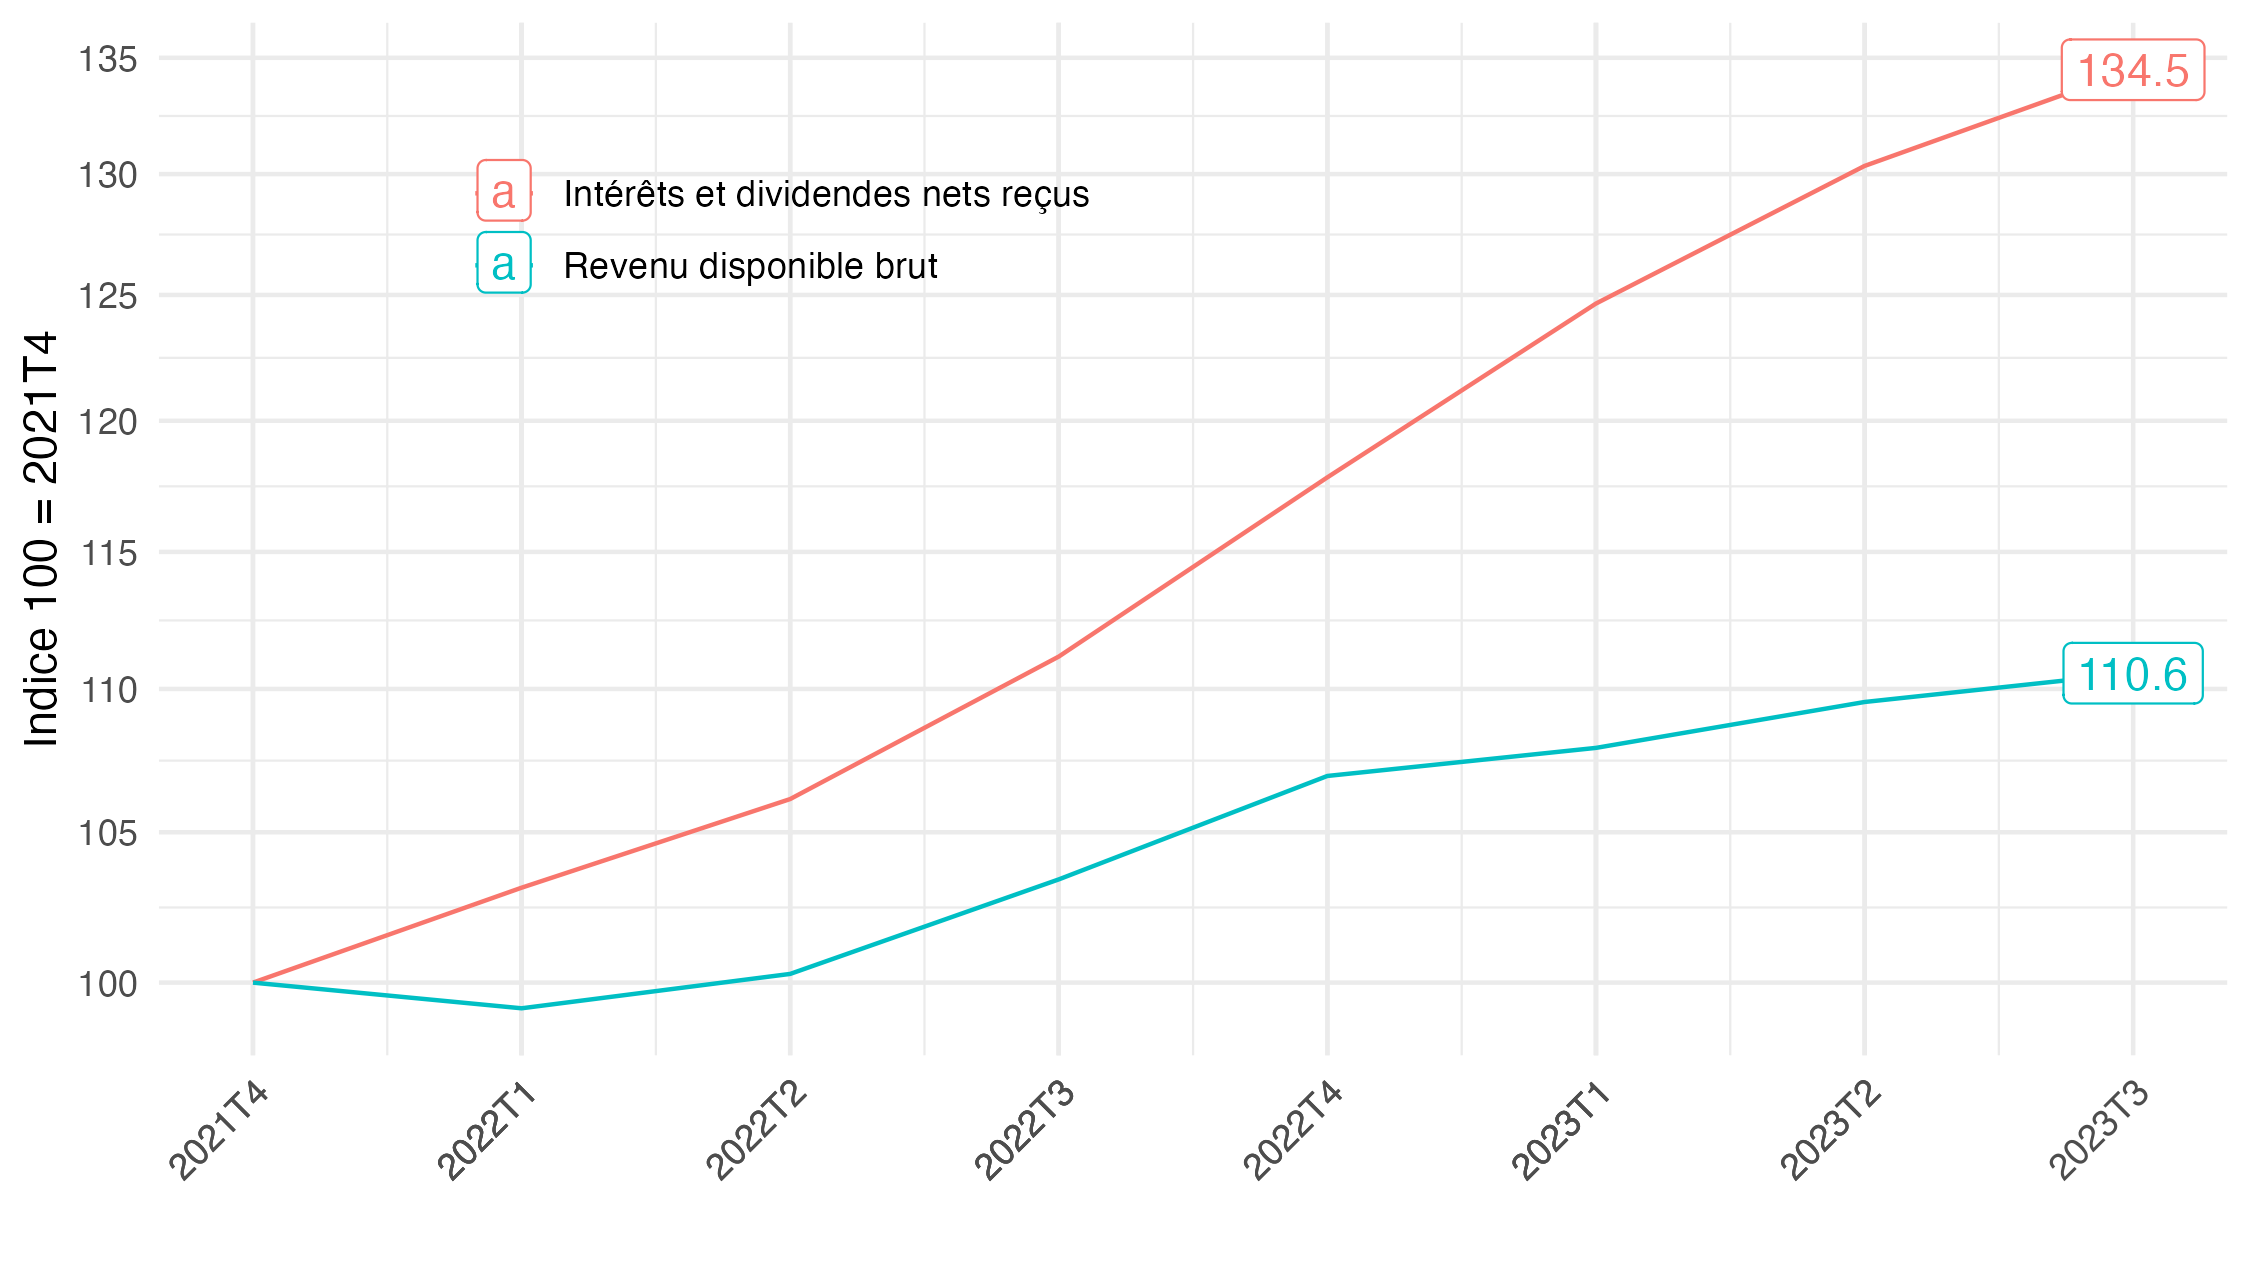

Reproduce this figure in R.
library(tidyverse)

offline <- T

# https://www.insee.fr/fr/statistiques/fichier/8196648/t_men_val.xls
version <- "8196648"

temp <- tempfile()

curl::curl_download(paste0("https://www.insee.fr/fr/statistiques/fichier/", version, "/t_men_val.xls"),
              destfile = temp,
              quiet = F)

figure1 <- readxl::read_excel(temp, skip = 7, sheet = 2) %>%
  transmute(date = zoo::as.yearqtr(...1, format = "%YT%q"),
            `Intérêts et dividendes nets reçus` = D4,
            `Revenu disponible brut` = B6) %>%
  gather(variable, value, -date) %>%
  filter(!is.na(value)) %>%
  filter(date >= zoo::as.yearqtr("2021 Q4")) %>%
  group_by(variable) %>%
  arrange(date) %>%
  mutate(value = 100*value/value[1])

unlink(temp)

figure1 %>%
  ggplot + geom_line(aes(x = date, y = value, color = variable)) +
  theme_minimal() + xlab("") + ylab("Indice 100 = 2021T4") +
  zoo::scale_x_yearqtr(labels = scales::date_format("%YT%q"), n = 24) +
  scale_y_log10(breaks = seq(0, 1500, 5)) +
  theme(legend.position = c(0.3, 0.8),
        legend.title = element_blank(),
        axis.text.x = element_text(angle = 45, vjust = 1, hjust = 1)) +
  geom_label(data = . %>% 
              filter(date == max(date)),
            aes(x = date, y = value,  color = variable, label = round(value, 1))) +
  labs(caption = "Source: Insee, calculs de l'auteur")

ggsave("figure1.png", width = 1.25*6, height = 1.25*3.375)
ggsave("figure1.pdf", width = 1.25*6, height = 1.25*3.375)
